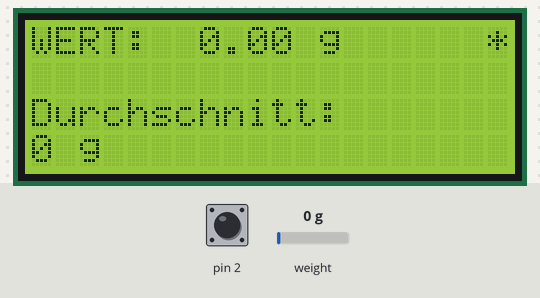
Simulated run of this sketch. Board: Arduino Uno, built with avr-gcc and run on an emulated ATmega328P. Parts: 20×4 character LCD. The inputs (shaded band) are chosen by the test bench; at power-on: weight on the scale 0 g, pin 2 HIGH. What the sketch prints to the serial monitor is not drawn.

Above: at 1.2 s.
1.3 s: weight on the scale set to 1250 g
At 1.92 s:
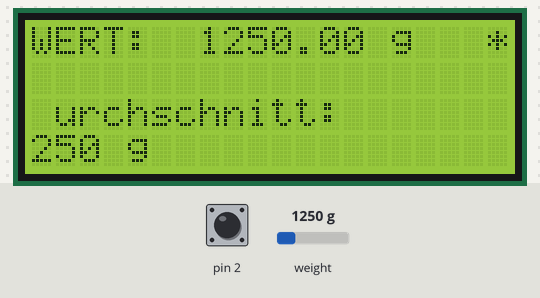
3.5 s: pin 2 driven LOW
At 4.3 s:
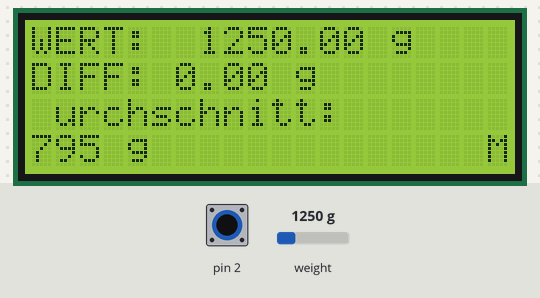
5.9 s: weight on the scale set to 100 g
At 6.59 s:
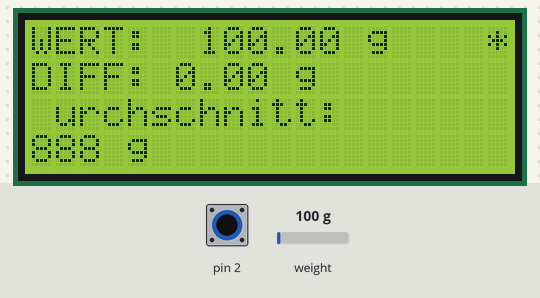
7.8 s: weight on the scale set to 2500 g
At 8.39 s:
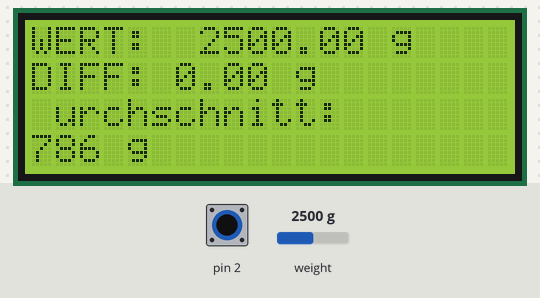
9.8 s: pin 2 pulsed HIGH 2 times (0.12 s each, 0.3 s apart)
At 10.15 s:
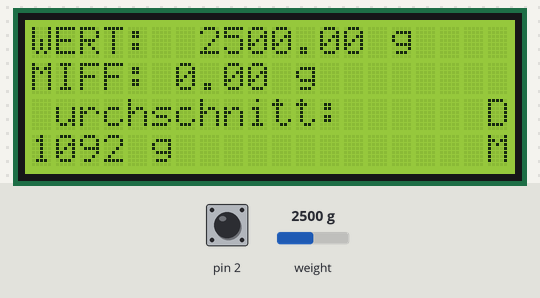

Measured:
- after the input at 1.3 s, the display: first differs from a run without the input after 0.41 s (image 1 shows a later state)
- after the input at 3.5 s, the display: first changes after 0.18 s (image 2 shows a later state)
- after the input at 9.8 s, the display: first changes after 0.19 s (image 5 shows a later state)
- what the display in image 2 shows lasts 0.5 s, from 3.9 s to 4.4 s

The sketch:

scale1.ino
```cpp
#include "hx711.h"
#include <LiquidCrystal_I2C.h>
#include <Servo.h>
//#include DigiCDC für serial in digistump
// Hx711.DOUT - pin #A1
// Hx711.SCK - pin #A0
Hx711 scale(A1,A0);
LiquidCrystal_I2C lcd (0x27, 20, 4);
unsigned long value=0;
int cnt=0;
bool reco=false;
 long wgtAvg=0;
void setup() {
  attachInterrupt(0,rec,FALLING);
  scale.setOffset(8408983);
  scale.setScale(412.950292);//     8832670
  Serial.begin(9600);
  Serial.println("Value;Average");
  lcd.init();
  lcd.backlight();
  lcd.clear();
  lcd.print("WERT:");
  lcd.setCursor(0,2);
  lcd.print("Durchschnitt:");
}

void loop() {
  if(reco){
  lcd.setCursor(19,2);
  lcd.print(" M");
  double prev=scale.getGram();
  lcd.setCursor(19,2);
  lcd.print("D");
  lcd.setCursor(19,3);
  lcd.print("M");
  double podt=scale.getGram();
  lcd.setCursor(19,2);
  lcd.print(" ");
  lcd.setCursor(0,1);
  lcd.print("DIFF: ");
  lcd.print(podt-prev);
  lcd.print(" g");
  delay(500);
  lcd.setCursor(19,3);
  lcd.print(" ");
  reco=false;
  }
  cnt++;
  /*long val=scale.averageValue();
  Serial.print(val);
  value+=val;
  Serial.print(";");
  Serial.print(value/cnt);
  Serial.print(";");*/
  lcd.setCursor(19,0);
  lcd.print(" ");
  double wgt=scale.getGram();
  lcd.setCursor(19,0);
  lcd.print("*");
  delay(200);
  Serial.print(wgt);
  lcd.setCursor(7,0);
  lcd.print(wgt);
  lcd.print(" g");
  lcd.print("     ");
  Serial.print(";");
  wgtAvg+=wgt;
  Serial.println(wgtAvg/cnt);
  lcd.setCursor(0,3);
  lcd.print(wgtAvg/cnt);
  lcd.print(" g");
  lcd.print("     ");
}

void rec(){
  reco=true;
}
```
